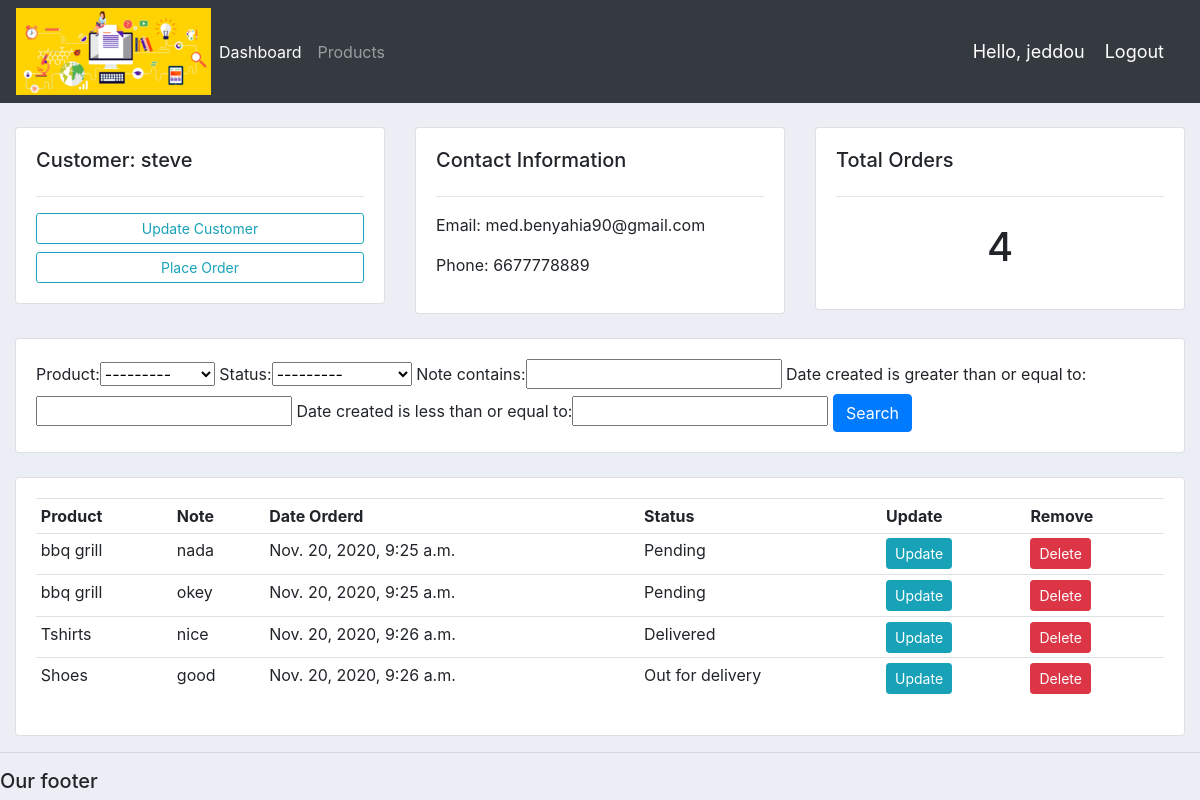
The app's page /customer/1/ (signed in) with its own data.
### accounts/models.py (models this page shows, shortened)
class Customer(models.Model):
	user = models.OneToOneField(User, null=True,blank = True ,on_delete=models.CASCADE)
	name = models.CharField(max_length=200, null=True)
	phone = models.CharField(max_length=200, null=True)
	email = models.CharField(max_length=200, null=True)
	profile_pic = models.ImageField(default="profile1.png", null=True, blank=True)
	date_created = models.DateTimeField(auto_now_add=True, null=True)

class Order(models.Model):
	STATUS = (
			('Pending', 'Pending'),
			('Out for delivery', 'Out for delivery'),
			('Delivered', 'Delivered'),
			)
	customer = models.ForeignKey(Customer, null=True, on_delete= models.SET_NULL)
	product = models.ForeignKey(Product, null=True, on_delete= models.SET_NULL)
	date_created = models.DateTimeField(auto_now_add=True, null=True)
	status = models.CharField(max_length=200, null=True, choices=STATUS)
	note = models.CharField(max_length=1000, null=True)

class Product(models.Model):
	CATEGORY = (
			('Indoor', 'Indoor'),
			('Out Door', 'Out Door'),
			)
	name = models.CharField(max_length=200, null=True)
	price = models.FloatField(null=True)
	category = models.CharField(max_length=200, null=True, choices=CATEGORY)
	description = models.CharField(max_length=200, null=True, blank=True)
	date_created = models.DateTimeField(auto_now_add=True, null=True)
	tags = models.ManyToManyField(Tag)
	def __str__(self):
		return self.name

### accounts/decorators.py (the view)
		def wrapper_func(request, *args, **kwargs):
			group = None
			if request.user.groups.exists():
				group = request.user.groups.all()[0].name
			if group in allowed_roles:
				return view_func(request, *args, **kwargs)
			else:
				return HttpResponse('You are not authorized to view this page')

### accounts/views.py (called while the page is built)
@login_required(login_url='login')
@allowed_users(allowed_roles=['admin'])
def customer(request, pk_test):
	customer = Customer.objects.get(id=pk_test)
	orders = customer.order_set.all()
	order_count = orders.count()
	myFilter = OrderFilter(request.GET, queryset=orders)
	orders = myFilter.qs
	context = {'customer':customer, 'orders':orders, 'order_count':order_count,
	'myFilter':myFilter}
	return render(request, 'accounts/customer.html',context)

### accounts/templates/accounts/customer.html
{%  extends 'accounts/main.html' %}
{% block content %}
	<br>
<div class="row">
	<div class="col-md">
		<div class="card card-body">
			<h5>Customer:  {{customer.name}}</h5>
			<hr>
			<a class="btn btn-outline-info  btn-sm btn-block" href="">Update Customer</a>
			<a class="btn btn-outline-info  btn-sm btn-block" href="{% url 'create_order' customer.id %}">Place Order</a>
		</div>
	</div>
	<div class="col-md">
		<div class="card card-body">
			<h5>Contact Information</h5>
			<hr>
			<p>Email: {{customer.email}}</p>
			<p>Phone: {{customer.phone}}</p>
		</div>
	</div>
	<div class="col-md">
		<div class="card card-body">
			<h5>Total Orders</h5>
			<hr>
			<h1 style="text-align: center;padding: 10px">{{order_count}}</h1>
		</div>
	</div>
</div>
<br>
<div class="row">
	<div class="col">
		<div class="card card-body">
			<form method="get">
				{{myFilter.form}}
		    <button class="btn btn-primary" type="submit">Search</button>
		  </form>
		</div>
	</div>
</div>
<br>
<div class="row">
	<div class="col-md">
		<div class="card card-body">
			<table class="table table-sm">
				<tr>
					<th>Product</th>
					<th>Note</th>
					<th>Date Orderd</th>
					<th>Status</th>
					<th>Update</th>
					<th>Remove</th>
				</tr>
				{% for order in orders %}
				<tr>
					<td>{{order.product}}</td>
					<td>{{order.note}}</td>
					<td>{{order.date_created}}</td>
					<td>{{order.status}}</td>
					<td><a class="btn btn-sm btn-info" href="{% url 'update_order' order.id %}">Update</a></td>
					<td><a class="btn btn-sm btn-danger" href="{% url 'delete_order' order.id %}">Delete</a></td>
				</tr>
				{% endfor %}
			</table>
		</div>
	</div>
</div>
{% endblock %}

### accounts/templates/accounts/navbar.html (shortened to what this page needs)
{% load static %}
<nav class="navbar navbar-expand-lg navbar-dark bg-dark">
 <img src="{% static 'images/log.png' %}">
  <div class="collapse navbar-collapse" id="navbarNav">
    <ul class="navbar-nav">
      {% if request.user.is_staff %}
      <li class="nav-item active">
        <a class="nav-link" href="{% url 'home' %}">Dashboard</a>
      </li>
      <li class="nav-item">
        <a class="nav-link" href="{% url 'products' %}">Products</a>
      </li>
      {% else %}
       <li class="nav-item">
        <a class="nav-link" href="{% url 'account' %}">Settings</a>
      </li>
      {% endif %}
    </ul>
  </div>
  <span class="hello-msg">Hello, {{request.user}}</span>
  <span ><a  class="hello-msg" href="{% url 'logout' %}">Logout</a></span>
</nav>

### static/css/main.css (style rules this page uses)
body { background-color: #ebeff5; }

### accounts/templates/accounts/navbar.html (style rules this page uses)
.hello-msg { font-size: 18px; color: #fff; margin-right: 20px; }

### records on screen
Customer: name "steve", email "med.benyahia90@gmail.com", phone "6677778889"
Order: product "bbq grill", note "nada", date_created "Nov. 20, 2020, 9:25 a.m.", status "Pending"
Order: product "bbq grill", note "okey", date_created "Nov. 20, 2020, 9:25 a.m.", status "Pending"
Order: product "Tshirts", note "nice", date_created "Nov. 20, 2020, 9:26 a.m.", status "Delivered"
Order: product "Shoes", note "good", date_created "Nov. 20, 2020, 9:26 a.m.", status "Out for delivery"

### other values on screen
{{ request.user }} "jeddou"
{{ order_count }} "4"
